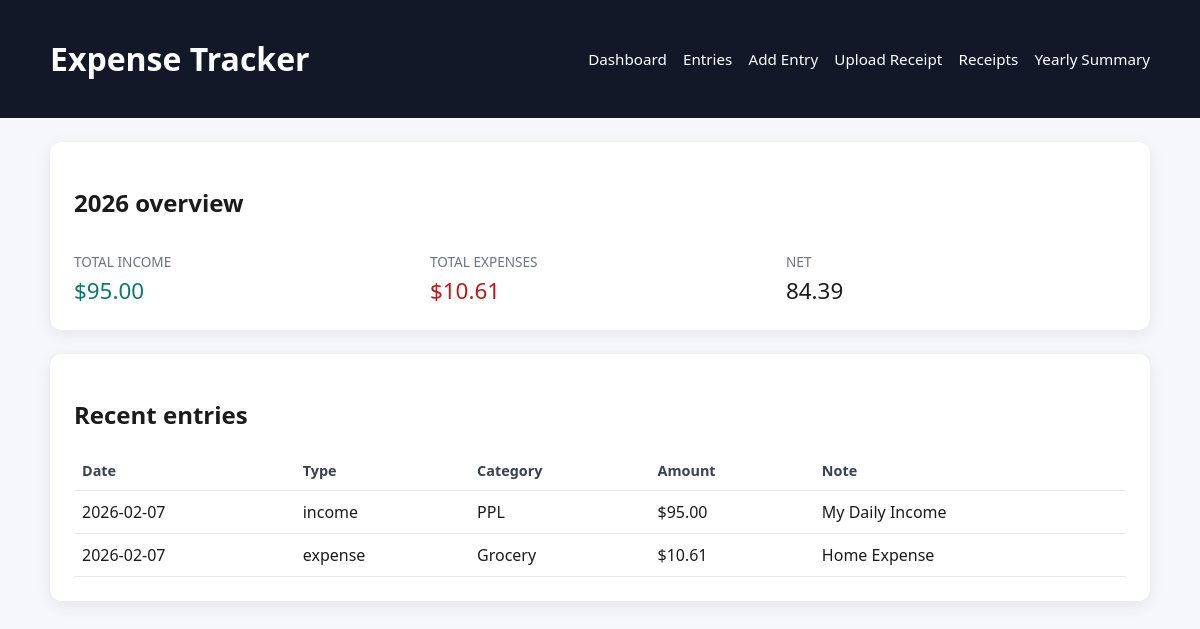
The page / on the database its author committed.
### tables this page shows
CREATE TABLE entries (
                id INTEGER PRIMARY KEY AUTOINCREMENT,
                entry_type TEXT NOT NULL,
                amount REAL NOT NULL,
                category TEXT,
                note TEXT,
                entry_date TEXT NOT NULL,
                created_at TEXT NOT NULL
            );

### app.py (the view)
@app.route("/")
def index():
    current_year = str(date.today().year)
    with get_db() as conn:
        totals = conn.execute(
            """
            SELECT
                SUM(CASE WHEN entry_type = 'income' THEN amount ELSE 0 END) AS total_income,
                SUM(CASE WHEN entry_type = 'expense' THEN amount ELSE 0 END) AS total_expense
            FROM entries
            WHERE strftime('%Y', entry_date) = ?
            """,
            (current_year,),
        ).fetchone()
        recent_entries = conn.execute(
            """
            SELECT * FROM entries
            ORDER BY entry_date DESC, created_at DESC
            LIMIT 6
            """
        ).fetchall()
    total_income = totals["total_income"] or 0
    total_expense = totals["total_expense"] or 0
    net = total_income - total_expense
    return render_template(
        "index.html",
        current_year=current_year,
        total_income=total_income,
        total_expense=total_expense,
        net=net,
        recent_entries=recent_entries,
    )

### app.py (called while the page is built)
def get_db():
    conn = sqlite3.connect(DB_PATH)
    conn.row_factory = sqlite3.Row
    return conn

### templates/index.html
{% extends "base.html" %}
{% block content %}
<section class="card">
  <h2>{{ current_year }} overview</h2>
  <div class="stats-grid">
    <div>
      <p class="label">Total income</p>
      <p class="value income">${{ "%.2f"|format(total_income) }}</p>
    </div>
    <div>
      <p class="label">Total expenses</p>
      <p class="value expense">${{ "%.2f"|format(total_expense) }}</p>
    </div>
    <div>
      <p class="label">Net</p>
      <p class="value">{{ "%.2f"|format(net) }}</p>
    </div>
  </div>
</section>
<section class="card">
  <h2>Recent entries</h2>
  {% if recent_entries %}
  <table>
    <thead>
      <tr>
        <th>Date</th>
        <th>Type</th>
        <th>Category</th>
        <th>Amount</th>
        <th>Note</th>
      </tr>
    </thead>
    <tbody>
      {% for entry in recent_entries %}
      <tr>
        <td>{{ entry.entry_date }}</td>
        <td>{{ entry.entry_type }}</td>
        <td>{{ entry.category or "-" }}</td>
        <td>${{ "%.2f"|format(entry.amount) }}</td>
        <td>{{ entry.note or "-" }}</td>
      </tr>
      {% endfor %}
    </tbody>
  </table>
  {% else %}
  <p class="empty">No entries yet.</p>
  {% endif %}
</section>
{% endblock %}

### templates/base.html (shortened to what this page needs)
<!DOCTYPE html>
<html lang="en">
  <head>
    <link rel="stylesheet" href="{{ url_for('static', filename='styles.css') }}" />
  </head>
  <body>
    <header>
      <div class="container header-row">
        <h1>Expense Tracker</h1>
        <nav>
          <a href="{{ url_for('index') }}">Dashboard</a>
          <a href="{{ url_for('entries') }}">Entries</a>
          <a href="{{ url_for('new_entry') }}">Add Entry</a>
          <a href="{{ url_for('upload_receipt') }}">Upload Receipt</a>
          <a href="{{ url_for('receipts') }}">Receipts</a>
          <a href="{{ url_for('yearly_summary') }}">Yearly Summary</a>
        </nav>
      </div>
    </header>
    <main class="container">
      {% block content %}{% endblock %}
    </main>
  </body>
</html>

### static/styles.css (style rules this page uses)
* { box-sizing: border-box; }
body { margin: 0; font-family: "Segoe UI", Tahoma, Geneva, Verdana, sans-serif; background: #f6f7fb; color: #1b1b1b; }
header { background: #121827; color: #fff; padding: 16px 0; }
.container { width: min(1100px, 92%); margin: 0 auto; }
.header-row { display: flex; align-items: center; justify-content: space-between; gap: 16px; flex-wrap: wrap; }
nav a { color: #fff; text-decoration: none; margin-right: 12px; font-size: 0.95rem; }
nav a:last-child { margin-right: 0; }
.card { background: #fff; padding: 24px; border-radius: 12px; box-shadow: 0 4px 16px rgba(15, 23, 42, 0.08); margin: 24px 0; }
.stats-grid { display: grid; grid-template-columns: repeat(auto-fit, minmax(180px, 1fr)); gap: 16px; }
.label { font-size: 0.85rem; text-transform: uppercase; color: #6b7280; margin-bottom: 4px; }
.value { font-size: 1.4rem; margin: 0; }
.income { color: #0f766e; }
.expense { color: #b91c1c; }
table { width: 100%; border-collapse: collapse; margin-top: 12px; }
th, td { text-align: left; padding: 10px 8px; border-bottom: 1px solid #e5e7eb; }
th { font-size: 0.9rem; color: #374151; }

### rows shown on the page
entries: entry_date "2026-02-07", entry_type "income", category "PPL", amount "95.00", note "My Daily Income"
entries: entry_date "2026-02-07", entry_type "expense", category "Grocery", amount "10.61", note "Home Expense"

### other values the page prints
{{ "%.2f"|format(total_income) }} "95.00"
{{ "%.2f"|format(total_expense) }} "10.61"
{{ "%.2f"|format(net) }} "84.39"
